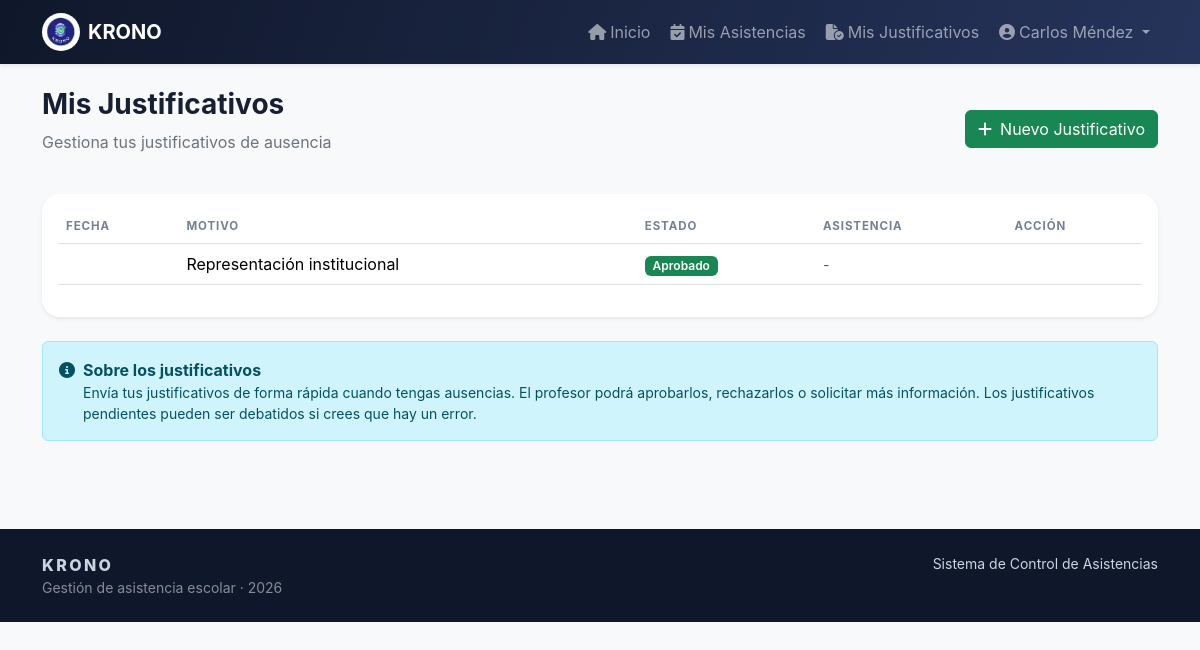
The page /mis-justificativos.php (signed in) on the database its author committed.
### tables this page shows
CREATE TABLE `alumnos` (
  `id` int(11) NOT NULL,
  `nombre` varchar(140) NOT NULL,
  `documento` varchar(30) NOT NULL,
  `curso_id` int(11) NOT NULL,
  `email` varchar(120) DEFAULT NULL,
  `telefono` varchar(30) DEFAULT NULL,
  `estado` enum('Activo','Inactivo') DEFAULT 'Activo'
);

CREATE TABLE `justificativos` (
  `id` int(11) NOT NULL,
  `alumno_id` int(11) NOT NULL,
  `fecha` date NOT NULL,
  `motivo` varchar(255) NOT NULL,
  `documento` varchar(255) DEFAULT NULL,
  `estado` enum('Pendiente','Aprobado','Rechazado') DEFAULT 'Pendiente'
);

### auth.php (called while the page is built, shortened)
<?php
require_once __DIR__ . '/conexion.php';
function get_user() {
    return $_SESSION['user'] ?? null;
}
function get_rol() {
    $user = get_user();
    return $user['rol'] ?? null;
}
function has_role($role) {
    return get_rol() === $role;
}
function is_profesor() {
    return has_role('profesor');
}
function is_alumno() {
    return has_role('alumno');
}
function get_user_full_data() {
    global $pdo;
    $user = get_user();
    try {
        if ($user['rol'] === 'profesor') {
            $stmt = $pdo->prepare('SELECT * FROM profesores WHERE id = ?');
            $stmt->execute([$user['profesor_id']]);
            return $stmt->fetch(PDO::FETCH_ASSOC);
        } else if ($user['rol'] === 'alumno') {
            $stmt = $pdo->prepare('SELECT a.*, c.nombre as curso_nombre FROM alumnos a LEFT JOIN cursos c ON a.curso_id = c.id WHERE a.id = ?');
            $stmt->execute([$user['alumno_id']]);
            return $stmt->fetch(PDO::FETCH_ASSOC);
        }
    } catch (PDOException $e) {
        return null;
    }
}
?>

### config.php (called while the page is built, shortened)
<?php
require_once __DIR__ . '/conexion.php';
require_once __DIR__ . '/auth.php';
function e($v) {
    return htmlspecialchars((string)($v ?? ''), ENT_QUOTES, 'UTF-8');
}
?>

### mis-justificativos.php (the view, shortened to what this page needs)
<?php
require 'header.php';
require_once 'auth.php';
$alumno_data = get_user_full_data();
$rows = [];
if ($pdo && $alumno_data) {
    try {
        $stmt = $pdo->prepare('
            SELECT j.*, a.fecha, a.estado as asistencia_estado
            FROM justificativos j
            LEFT JOIN asistencias a ON a.alumno_id = j.alumno_id AND a.fecha = j.fecha
            WHERE j.alumno_id = ?
            ORDER BY j.fecha DESC
        ');
        $stmt->execute([$alumno_data['id']]);
        $rows = $stmt->fetchAll(PDO::FETCH_ASSOC);
    } catch (PDOException $e) {
        flash('Error al obtener justificativos', 'danger');
    }
}
?>
<div class="d-flex justify-content-between align-items-center mb-4">
    <div>
        <h1 class="h3 fw-bold">Mis Justificativos</h1>
        <p class="text-secondary">Gestiona tus justificativos de ausencia</p>
    </div>
    <button class="btn btn-success" data-bs-toggle="modal" data-bs-target="#nuevoJustificativoModal">
        <i class="fa-solid fa-plus me-2"></i>Nuevo Justificativo
    </button>
</div>
<div class="card p-3 shadow-sm border-0">
    <div class="table-responsive">
        <table class="table table-hover align-middle">
            <thead>
                <tr>
                    <th>Fecha</th>
                    <th>Motivo</th>
                    <th>Estado</th>
                    <th>Asistencia</th>
                    <th>Acción</th>
                </tr>
            </thead>
            <tbody>
                <?php
                if (!empty($rows)):
                    foreach($rows as $r):
                        $estado_badge = $r['estado'] === 'Aprobado' ? 'success' :
                                       ($r['estado'] === 'Rechazado' ? 'danger' : 'warning text-dark');
                        $asistencia_badge = $r['asistencia_estado'] === 'Presente' ? 'success' :
                                           ($r['asistencia_estado'] === 'Ausente' ? 'danger' : 'warning text-dark');
                ?>
                <tr>
                    <td><?= e($r['fecha']) ?></td>
                    <td><?= e($r['motivo']) ?></td>
                    <td><span class="badge bg-<?= $estado_badge ?>"><?= e($r['estado']) ?></span></td>
                    <td>
                        <?php if ($r['asistencia_estado']): ?>
                            <span class="badge bg-<?= $asistencia_badge ?>"><?= e($r['asistencia_estado']) ?></span>
                        <?php else: ?>
                            <span class="text-muted small">-</span>
                        <?php endif; ?>
                    </td>
                    <td>
                    </td>
                </tr>
                <?php endforeach; ?>
                <?php endif; ?>
            </tbody>
        </table>
    </div>
</div>
<div class="alert alert-info mt-4 d-flex align-items-start">
    <i class="fa-solid fa-circle-info me-2 mt-1"></i>
    <div>
        <strong>Sobre los justificativos</strong>
        <p class="mb-0 small">Envía tus justificativos de forma rápida cuando tengas ausencias. El profesor podrá aprobarlos, rechazarlos o solicitar más información. Los justificativos pendientes pueden ser debatidos si crees que hay un error.</p>
    </div>
</div>
<?php require 'footer.php'; ?>

### header.php (shortened to what this page needs)
<?php
require_once __DIR__ . '/config.php';
require_once __DIR__ . '/auth.php';
$current_user = get_user();
$user_data = get_user_full_data();
?>
<!doctype html>
<html lang="es">
<head>
    <link href="https://cdn.jsdelivr.net/npm/bootstrap@5.3.3/dist/css/bootstrap.min.css" rel="stylesheet">
    <link href="https://cdnjs.cloudflare.com/ajax/libs/font-awesome/6.5.2/css/all.min.css" rel="stylesheet">
    <link href="styles.css" rel="stylesheet">
</head>
<body class="bg-light">
    <nav class="navbar navbar-expand-lg navbar-dark bg-dark sticky-top shadow-sm">
        <div class="container">
            <a class="navbar-brand d-flex align-items-center gap-2" href="index.php">
                <img src="logo.png" onerror="this.style.display='none'" width="38" height="38" class="rounded-circle bg-white p-1 object-fit-contain" alt="Logo KRONO">
                <span class="fw-bold tracking-wide">KRONO</span>
            </a>
            <div class="collapse navbar-collapse" id="mainNav">
                <ul class="navbar-nav ms-auto align-items-lg-center gap-lg-1">
                    <?php if (is_profesor()): ?>
                        <li class="nav-item">
                            <a class="nav-link" href="index.php"><i class="fa-solid fa-chart-pie me-1"></i>Inicio</a>
                        </li>
                        <li class="nav-item">
                            <a class="nav-link" href="dashboard.php"><i class="fa-solid fa-chart-line me-1"></i>Dashboard</a>
                        </li>
                        <li class="nav-item">
                            <a class="nav-link" href="alumnos.php"><i class="fa-solid fa-users me-1"></i>Alumnos</a>
                        </li>
                        <li class="nav-item">
                            <a class="nav-link" href="cursos.php"><i class="fa-solid fa-book-open me-1"></i>Cursos</a>
                        </li>
                        <li class="nav-item">
                            <a class="nav-link" href="profesores.php"><i class="fa-solid fa-chalkboard-user me-1"></i>Profesores</a>
                        </li>
                        <li class="nav-item">
                            <a class="nav-link" href="asistencias.php"><i class="fa-solid fa-clipboard-check me-1"></i>Asistencias</a>
                        </li>
                        <li class="nav-item">
                            <a class="nav-link" href="cargar_asistencia_curso.php"><i class="fa-solid fa-list-check me-1"></i>Cargar por Curso</a>
                        </li>
                        <li class="nav-item">
                            <a class="nav-link" href="justificativos.php"><i class="fa-solid fa-file-circle-check me-1"></i>Justificativos</a>
                        </li>
                        <li class="nav-item">
                            <a class="nav-link" href="exportar.php"><i class="fa-solid fa-download me-1"></i>Exportar</a>
                        </li>
                        <li class="nav-item">
                            <a class="nav-link" href="consultas.php"><i class="fa-solid fa-filter me-1"></i>Consultas</a>
                        </li>
                        <li class="nav-item">
                            <a class="nav-link" href="reportes.php"><i class="fa-solid fa-chart-column me-1"></i>Reportes</a>
                        </li>
                    <?php elseif (is_alumno()): ?>
                        <li class="nav-item">
                            <a class="nav-link" href="index.php"><i class="fa-solid fa-home me-1"></i>Inicio</a>
                        </li>
                        <li class="nav-item">
                            <a class="nav-link" href="mis-asistencias.php"><i class="fa-solid fa-calendar-check me-1"></i>Mis Asistencias</a>
                        </li>
                        <li class="nav-item">
                            <a class="nav-link" href="mis-justificativos.php"><i class="fa-solid fa-file-circle-check me-1"></i>Mis Justificativos</a>
                        </li>
                    <?php endif; ?>
                    <li class="nav-item dropdown">
                        <a class="nav-link dropdown-toggle" href="#" id="userDropdown" role="button" data-bs-toggle="dropdown" aria-expanded="false">
                            <i class="fa-solid fa-user-circle me-1"></i><?= e($current_user['nombre']) ?>
                        </a>
                    </li>
                </ul>
            </div>
        </div>
    </nav>
    <main class="container py-4">

### styles.css (style rules this page uses)
:root { --navy:#0f172a;--navy2:#1e293b;--purple:#6558d3;--green:#19a974;--orange:#f59e0b;--red:#ef6262;--bg:#f5f7fb;--ink:#172033 }
body { background:var(--bg);color:var(--ink);font-family:Inter,system-ui,-apple-system,sans-serif }
.navbar { background:linear-gradient(110deg,var(--navy),#26345b);box-shadow:0 8px 24px #0f172a24 }
.card { border:0;border-radius:18px;box-shadow:0 10px 30px #202a4510 }
.table { vertical-align:middle }
.table thead th { font-size:.72rem;letter-spacing:.08em;color:#748096;text-transform:uppercase }
.badge { font-weight:600 }

### rows shown on the page
alumnos: nombre "Carlos Méndez"
justificativos: motivo "Representación institucional", estado "Aprobado"
